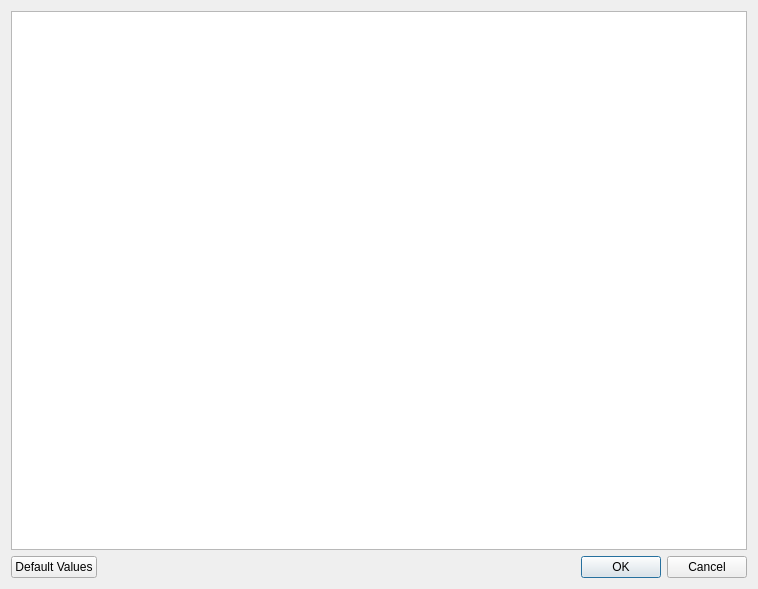
<?xml version="1.0" encoding="UTF-8"?>
<ui version="4.0">
 <class>Dialog</class>
 <widget class="QDialog" name="Dialog">
  <property name="geometry">
   <rect>
    <x>0</x>
    <y>0</y>
    <width>758</width>
    <height>589</height>
   </rect>
  </property>
  <property name="windowTitle">
   <string>Dialog</string>
  </property>
  <layout class="QVBoxLayout" name="verticalLayout">
   <item>
    <widget class="QTableView" name="tab_param"/>
   </item>
   <item>
    <layout class="QHBoxLayout" name="horizontalLayout">
     <item>
      <widget class="QPushButton" name="btn_val_def">
       <property name="text">
        <string>Default Values</string>
       </property>
      </widget>
     </item>
     <item>
      <widget class="QDialogButtonBox" name="buttonBox">
       <property name="orientation">
        <enum>Qt::Horizontal</enum>
       </property>
       <property name="standardButtons">
        <set>QDialogButtonBox::Cancel|QDialogButtonBox::Ok</set>
       </property>
      </widget>
     </item>
    </layout>
   </item>
  </layout>
 </widget>
 <resources/>
 <connections>
  <connection>
   <sender>buttonBox</sender>
   <signal>accepted()</signal>
   <receiver>Dialog</receiver>
   <slot>accept()</slot>
   <hints>
    <hint type="sourcelabel">
     <x>248</x>
     <y>254</y>
    </hint>
    <hint type="destinationlabel">
     <x>157</x>
     <y>274</y>
    </hint>
   </hints>
  </connection>
  <connection>
   <sender>buttonBox</sender>
   <signal>rejected()</signal>
   <receiver>Dialog</receiver>
   <slot>reject()</slot>
   <hints>
    <hint type="sourcelabel">
     <x>316</x>
     <y>260</y>
    </hint>
    <hint type="destinationlabel">
     <x>286</x>
     <y>274</y>
    </hint>
   </hints>
  </connection>
 </connections>
</ui>
